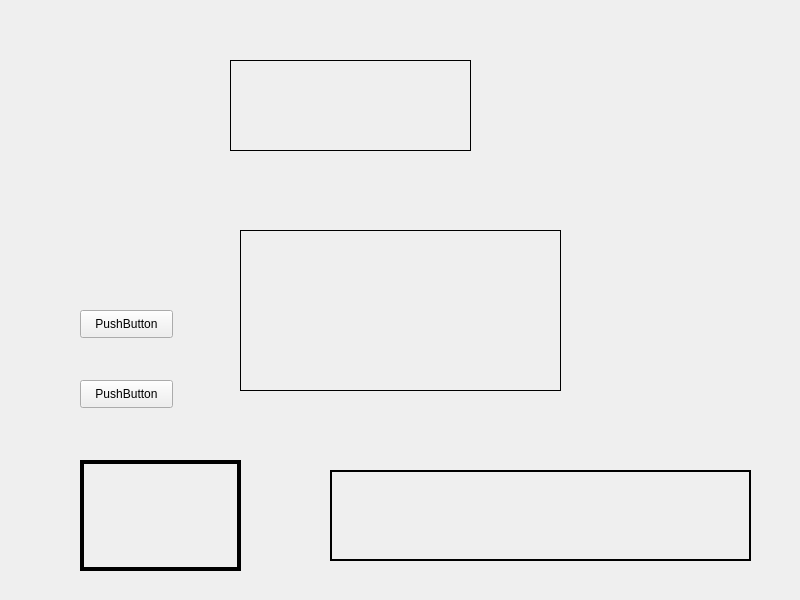
<?xml version="1.0" encoding="UTF-8"?>
<ui version="4.0">
 <class>Widget</class>
 <widget class="QWidget" name="Widget">
  <property name="geometry">
   <rect>
    <x>0</x>
    <y>0</y>
    <width>800</width>
    <height>600</height>
   </rect>
  </property>
  <property name="windowTitle">
   <string>Widget</string>
  </property>
  <widget class="myLabel" name="label">
   <property name="geometry">
    <rect>
     <x>230</x>
     <y>60</y>
     <width>241</width>
     <height>91</height>
    </rect>
   </property>
   <property name="frameShape">
    <enum>QFrame::Box</enum>
   </property>
   <property name="text">
    <string/>
   </property>
  </widget>
  <widget class="QLabel" name="label_2">
   <property name="geometry">
    <rect>
     <x>240</x>
     <y>230</y>
     <width>321</width>
     <height>161</height>
    </rect>
   </property>
   <property name="frameShape">
    <enum>QFrame::Box</enum>
   </property>
   <property name="text">
    <string/>
   </property>
  </widget>
  <widget class="QLabel" name="label_3">
   <property name="geometry">
    <rect>
     <x>330</x>
     <y>470</y>
     <width>421</width>
     <height>91</height>
    </rect>
   </property>
   <property name="frameShape">
    <enum>QFrame::WinPanel</enum>
   </property>
   <property name="text">
    <string/>
   </property>
  </widget>
  <widget class="QLabel" name="label_4">
   <property name="geometry">
    <rect>
     <x>80</x>
     <y>460</y>
     <width>161</width>
     <height>111</height>
    </rect>
   </property>
   <property name="frameShape">
    <enum>QFrame::Panel</enum>
   </property>
   <property name="frameShadow">
    <enum>QFrame::Plain</enum>
   </property>
   <property name="lineWidth">
    <number>4</number>
   </property>
   <property name="text">
    <string/>
   </property>
  </widget>
  <widget class="QPushButton" name="btn">
   <property name="geometry">
    <rect>
     <x>80</x>
     <y>380</y>
     <width>93</width>
     <height>28</height>
    </rect>
   </property>
   <property name="text">
    <string>PushButton</string>
   </property>
  </widget>
  <widget class="QPushButton" name="pushButton">
   <property name="geometry">
    <rect>
     <x>80</x>
     <y>310</y>
     <width>93</width>
     <height>28</height>
    </rect>
   </property>
   <property name="text">
    <string>PushButton</string>
   </property>
  </widget>
 </widget>
 <customwidgets>
  <customwidget>
   <class>myLabel</class>
   <extends>QLabel</extends>
   <header location="global">mylabel.h</header>
  </customwidget>
 </customwidgets>
 <resources/>
 <connections/>
</ui>
